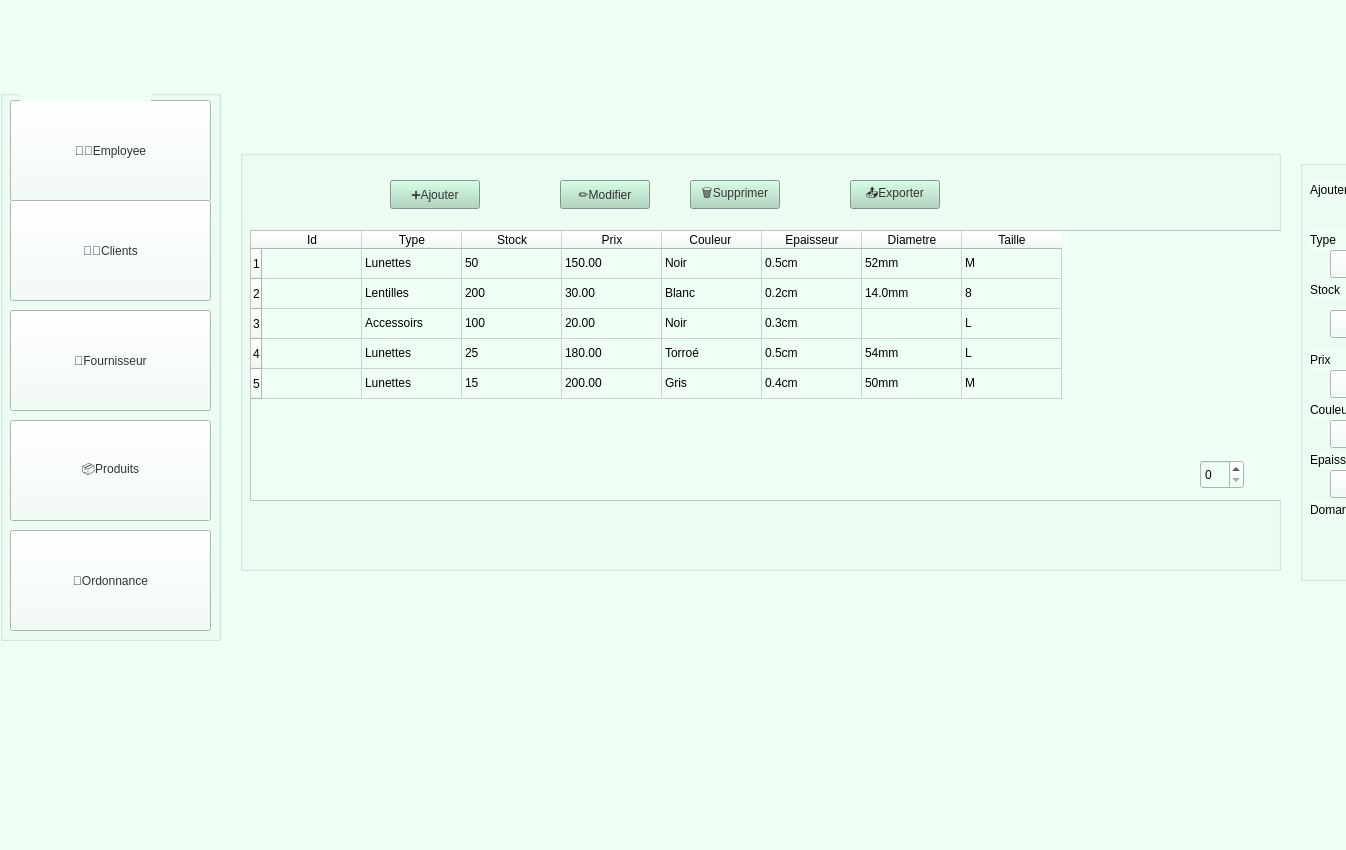
<?xml version="1.0" encoding="UTF-8"?>
<ui version="4.0">
 <class>MainWindow</class>
 <widget class="QMainWindow" name="MainWindow">
  <property name="geometry">
   <rect>
    <x>0</x>
    <y>0</y>
    <width>1346</width>
    <height>850</height>
   </rect>
  </property>
  <property name="windowTitle">
   <string>MainWindow</string>
  </property>
  <property name="styleSheet">
   <string notr="true">background-color: rgb(240, 255, 246);
background-image: url(:/back.png);</string>
  </property>
  <widget class="QWidget" name="centralwidget">
   <widget class="QGroupBox" name="groupBox">
    <property name="geometry">
     <rect>
      <x>0</x>
      <y>90</y>
      <width>221</width>
      <height>551</height>
     </rect>
    </property>
    <property name="title">
     <string/>
    </property>
    <widget class="QPushButton" name="pushButton">
     <property name="geometry">
      <rect>
       <x>10</x>
       <y>10</y>
       <width>201</width>
       <height>101</height>
      </rect>
     </property>
     <property name="styleSheet">
      <string notr="true">font: 18pt &quot;Segoe UI&quot;;

color: rgb(51, 51, 51);</string>
     </property>
     <property name="text">
      <string>🧑‍💼Employee</string>
     </property>
     <property name="iconSize">
      <size>
       <width>150</width>
       <height>150</height>
      </size>
     </property>
    </widget>
    <widget class="QPushButton" name="pushButton_3">
     <property name="geometry">
      <rect>
       <x>10</x>
       <y>220</y>
       <width>201</width>
       <height>101</height>
      </rect>
     </property>
     <property name="styleSheet">
      <string notr="true">font: 18pt &quot;Segoe UI&quot;;

color: rgb(51, 51, 51);
</string>
     </property>
     <property name="text">
      <string>🚚Fournisseur</string>
     </property>
    </widget>
    <widget class="QPushButton" name="pushButton_4">
     <property name="geometry">
      <rect>
       <x>10</x>
       <y>330</y>
       <width>201</width>
       <height>101</height>
      </rect>
     </property>
     <property name="styleSheet">
      <string notr="true">font: 18pt &quot;Segoe UI&quot;;

color: rgb(51, 51, 51);
</string>
     </property>
     <property name="text">
      <string>📦Produits</string>
     </property>
    </widget>
    <widget class="QPushButton" name="pushButton_5">
     <property name="geometry">
      <rect>
       <x>10</x>
       <y>440</y>
       <width>201</width>
       <height>101</height>
      </rect>
     </property>
     <property name="styleSheet">
      <string notr="true">font: 18pt &quot;Segoe UI&quot;;

color: rgb(51, 51, 51);
</string>
     </property>
     <property name="text">
      <string>🧾Ordonnance</string>
     </property>
    </widget>
    <widget class="QPushButton" name="pushButton_2">
     <property name="geometry">
      <rect>
       <x>10</x>
       <y>110</y>
       <width>201</width>
       <height>101</height>
      </rect>
     </property>
     <property name="styleSheet">
      <string notr="true">font: 18pt &quot;Segoe UI&quot;;

color: rgb(51, 51, 51);
</string>
     </property>
     <property name="text">
      <string>🧑‍💼Clients</string>
     </property>
     <property name="iconSize">
      <size>
       <width>191</width>
       <height>101</height>
      </size>
     </property>
    </widget>
   </widget>
   <widget class="QLabel" name="label">
    <property name="geometry">
     <rect>
      <x>20</x>
      <y>-30</y>
      <width>131</width>
      <height>131</height>
     </rect>
    </property>
    <property name="styleSheet">
     <string notr="true">background-image: url(:/logo.png);</string>
    </property>
    <property name="text">
     <string/>
    </property>
   </widget>
   <widget class="QGroupBox" name="groupBox_2">
    <property name="geometry">
     <rect>
      <x>240</x>
      <y>150</y>
      <width>1041</width>
      <height>421</height>
     </rect>
    </property>
    <property name="styleSheet">
     <string notr="true">border-top-color: rgb(255, 227, 181);</string>
    </property>
    <property name="title">
     <string/>
    </property>
    <widget class="QPushButton" name="pushButton_6">
     <property name="geometry">
      <rect>
       <x>150</x>
       <y>30</y>
       <width>90</width>
       <height>29</height>
      </rect>
     </property>
     <property name="styleSheet">
      <string notr="true">background-color: rgb(168, 213, 186);
color: rgb(51, 51, 51);

</string>
     </property>
     <property name="text">
      <string>➕Ajouter</string>
     </property>
    </widget>
    <widget class="QPushButton" name="pushButton_7">
     <property name="geometry">
      <rect>
       <x>320</x>
       <y>30</y>
       <width>90</width>
       <height>29</height>
      </rect>
     </property>
     <property name="styleSheet">
      <string notr="true">background-color: rgb(168, 213, 186);
color: rgb(51, 51, 51);</string>
     </property>
     <property name="text">
      <string>✏️Modifier</string>
     </property>
    </widget>
    <widget class="QPushButton" name="pushButton_8">
     <property name="geometry">
      <rect>
       <x>450</x>
       <y>30</y>
       <width>90</width>
       <height>29</height>
      </rect>
     </property>
     <property name="styleSheet">
      <string notr="true">background-color: rgb(168, 213, 186);
color: rgb(51, 51, 51);</string>
     </property>
     <property name="text">
      <string>🗑️Supprimer</string>
     </property>
    </widget>
    <widget class="QPushButton" name="pushButton_9">
     <property name="geometry">
      <rect>
       <x>610</x>
       <y>30</y>
       <width>90</width>
       <height>29</height>
      </rect>
     </property>
     <property name="styleSheet">
      <string notr="true">background-color: rgb(168, 213, 186);
color: rgb(51, 51, 51);
</string>
     </property>
     <property name="text">
      <string>📤Exporter</string>
     </property>
    </widget>
    <widget class="QTableWidget" name="tableWidget">
     <property name="geometry">
      <rect>
       <x>10</x>
       <y>80</y>
       <width>1101</width>
       <height>271</height>
      </rect>
     </property>
     <property name="styleSheet">
      <string notr="true">color: rgb(0, 0, 0);</string>
     </property>
     <row/>
     <row/>
     <row/>
     <row/>
     <row/>
     <column>
      <property name="text">
       <string>Id</string>
      </property>
     </column>
     <column>
      <property name="text">
       <string>Type</string>
      </property>
     </column>
     <column>
      <property name="text">
       <string>Stock</string>
      </property>
     </column>
     <column>
      <property name="text">
       <string>Prix</string>
      </property>
     </column>
     <column>
      <property name="text">
       <string>Couleur </string>
      </property>
     </column>
     <column>
      <property name="text">
       <string>Epaisseur</string>
      </property>
     </column>
     <column>
      <property name="text">
       <string>Diametre</string>
      </property>
     </column>
     <column>
      <property name="text">
       <string>Taille</string>
      </property>
     </column>
     <item row="0" column="0">
      <property name="text">
       <string/>
      </property>
     </item>
     <item row="0" column="1">
      <property name="text">
       <string>Lunettes</string>
      </property>
     </item>
     <item row="0" column="2">
      <property name="text">
       <string>50</string>
      </property>
     </item>
     <item row="0" column="3">
      <property name="text">
       <string>150.00</string>
      </property>
     </item>
     <item row="0" column="4">
      <property name="text">
       <string>Noir</string>
      </property>
     </item>
     <item row="0" column="5">
      <property name="text">
       <string>0.5cm</string>
      </property>
     </item>
     <item row="0" column="6">
      <property name="text">
       <string>52mm</string>
      </property>
     </item>
     <item row="0" column="7">
      <property name="text">
       <string>M</string>
      </property>
     </item>
     <item row="1" column="1">
      <property name="text">
       <string>Lentilles</string>
      </property>
     </item>
     <item row="1" column="2">
      <property name="text">
       <string>200</string>
      </property>
     </item>
     <item row="1" column="3">
      <property name="text">
       <string>30.00</string>
      </property>
     </item>
     <item row="1" column="4">
      <property name="text">
       <string>Blanc</string>
      </property>
     </item>
     <item row="1" column="5">
      <property name="text">
       <string>0.2cm</string>
      </property>
     </item>
     <item row="1" column="6">
      <property name="text">
       <string>14.0mm</string>
      </property>
     </item>
     <item row="1" column="7">
      <property name="text">
       <string>8</string>
      </property>
     </item>
     <item row="2" column="1">
      <property name="text">
       <string>Accessoirs</string>
      </property>
     </item>
     <item row="2" column="2">
      <property name="text">
       <string>100</string>
      </property>
     </item>
     <item row="2" column="3">
      <property name="text">
       <string>20.00</string>
      </property>
     </item>
     <item row="2" column="4">
      <property name="text">
       <string>Noir</string>
      </property>
     </item>
     <item row="2" column="5">
      <property name="text">
       <string>0.3cm</string>
      </property>
     </item>
     <item row="2" column="6">
      <property name="text">
       <string/>
      </property>
     </item>
     <item row="2" column="7">
      <property name="text">
       <string>L</string>
      </property>
     </item>
     <item row="3" column="1">
      <property name="text">
       <string>Lunettes</string>
      </property>
     </item>
     <item row="3" column="2">
      <property name="text">
       <string>25</string>
      </property>
     </item>
     <item row="3" column="3">
      <property name="text">
       <string>180.00</string>
      </property>
     </item>
     <item row="3" column="4">
      <property name="text">
       <string>Torroé</string>
      </property>
     </item>
     <item row="3" column="5">
      <property name="text">
       <string>0.5cm</string>
      </property>
     </item>
     <item row="3" column="6">
      <property name="text">
       <string>54mm</string>
      </property>
     </item>
     <item row="3" column="7">
      <property name="text">
       <string>L</string>
      </property>
     </item>
     <item row="4" column="1">
      <property name="text">
       <string>Lunettes</string>
      </property>
     </item>
     <item row="4" column="2">
      <property name="text">
       <string>15</string>
      </property>
     </item>
     <item row="4" column="3">
      <property name="text">
       <string>200.00</string>
      </property>
     </item>
     <item row="4" column="4">
      <property name="text">
       <string>Gris</string>
      </property>
     </item>
     <item row="4" column="5">
      <property name="text">
       <string>0.4cm</string>
      </property>
     </item>
     <item row="4" column="6">
      <property name="text">
       <string>50mm</string>
      </property>
     </item>
     <item row="4" column="7">
      <property name="text">
       <string>M</string>
      </property>
     </item>
    </widget>
    <widget class="QSpinBox" name="spinBox">
     <property name="geometry">
      <rect>
       <x>960</x>
       <y>310</y>
       <width>44</width>
       <height>29</height>
      </rect>
     </property>
    </widget>
   </widget>
   <widget class="QGroupBox" name="groupBox_3">
    <property name="geometry">
     <rect>
      <x>1300</x>
      <y>160</y>
      <width>181</width>
      <height>421</height>
     </rect>
    </property>
    <property name="styleSheet">
     <string notr="true">color: rgb(0, 0, 0);</string>
    </property>
    <property name="title">
     <string/>
    </property>
    <widget class="QLabel" name="label_2">
     <property name="geometry">
      <rect>
       <x>10</x>
       <y>20</y>
       <width>161</width>
       <height>20</height>
      </rect>
     </property>
     <property name="text">
      <string>Ajouter un produit </string>
     </property>
    </widget>
    <widget class="QLabel" name="label_3">
     <property name="geometry">
      <rect>
       <x>10</x>
       <y>70</y>
       <width>63</width>
       <height>20</height>
      </rect>
     </property>
     <property name="text">
      <string>Type</string>
     </property>
    </widget>
    <widget class="QLabel" name="label_4">
     <property name="geometry">
      <rect>
       <x>10</x>
       <y>120</y>
       <width>63</width>
       <height>20</height>
      </rect>
     </property>
     <property name="text">
      <string>Stock</string>
     </property>
    </widget>
    <widget class="QLabel" name="label_5">
     <property name="geometry">
      <rect>
       <x>10</x>
       <y>190</y>
       <width>63</width>
       <height>20</height>
      </rect>
     </property>
     <property name="text">
      <string>Prix</string>
     </property>
    </widget>
    <widget class="QLabel" name="label_6">
     <property name="geometry">
      <rect>
       <x>10</x>
       <y>240</y>
       <width>63</width>
       <height>20</height>
      </rect>
     </property>
     <property name="text">
      <string>Couleur</string>
     </property>
    </widget>
    <widget class="QLabel" name="label_7">
     <property name="geometry">
      <rect>
       <x>10</x>
       <y>290</y>
       <width>63</width>
       <height>20</height>
      </rect>
     </property>
     <property name="text">
      <string>Epaisseur</string>
     </property>
    </widget>
    <widget class="QLabel" name="label_8">
     <property name="geometry">
      <rect>
       <x>10</x>
       <y>340</y>
       <width>63</width>
       <height>20</height>
      </rect>
     </property>
     <property name="text">
      <string>Domare</string>
     </property>
    </widget>
    <widget class="QPushButton" name="pushButton_11">
     <property name="geometry">
      <rect>
       <x>70</x>
       <y>380</y>
       <width>90</width>
       <height>29</height>
      </rect>
     </property>
     <property name="styleSheet">
      <string notr="true">background-color: rgb(168, 213, 186);
color: rgb(51, 51, 51);</string>
     </property>
     <property name="text">
      <string>➕Ajouter</string>
     </property>
    </widget>
    <widget class="QComboBox" name="comboBox">
     <property name="geometry">
      <rect>
       <x>30</x>
       <y>90</y>
       <width>82</width>
       <height>28</height>
      </rect>
     </property>
    </widget>
    <widget class="QComboBox" name="comboBox_2">
     <property name="geometry">
      <rect>
       <x>30</x>
       <y>150</y>
       <width>82</width>
       <height>28</height>
      </rect>
     </property>
    </widget>
    <widget class="QComboBox" name="comboBox_3">
     <property name="geometry">
      <rect>
       <x>30</x>
       <y>210</y>
       <width>82</width>
       <height>28</height>
      </rect>
     </property>
    </widget>
    <widget class="QComboBox" name="comboBox_4">
     <property name="geometry">
      <rect>
       <x>30</x>
       <y>260</y>
       <width>82</width>
       <height>28</height>
      </rect>
     </property>
    </widget>
    <widget class="QComboBox" name="comboBox_5">
     <property name="geometry">
      <rect>
       <x>30</x>
       <y>310</y>
       <width>82</width>
       <height>28</height>
      </rect>
     </property>
    </widget>
   </widget>
  </widget>
  <widget class="QMenuBar" name="menubar">
   <property name="geometry">
    <rect>
     <x>0</x>
     <y>0</y>
     <width>1346</width>
     <height>25</height>
    </rect>
   </property>
  </widget>
  <widget class="QStatusBar" name="statusbar"/>
 </widget>
 <resources/>
 <connections/>
</ui>
